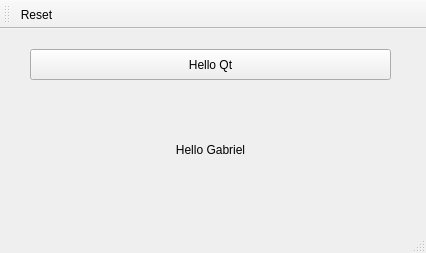
<?xml version="1.0" encoding="UTF-8"?>
<ui version="4.0">
 <class>MainWindow</class>
 <widget class="QMainWindow" name="MainWindow">
  <property name="geometry">
   <rect>
    <x>0</x>
    <y>0</y>
    <width>426</width>
    <height>253</height>
   </rect>
  </property>
  <property name="windowTitle">
   <string>MainWindow</string>
  </property>
  <widget class="QWidget" name="centralwidget">
   <widget class="QPushButton" name="hellopushButton">
    <property name="geometry">
     <rect>
      <x>30</x>
      <y>20</y>
      <width>361</width>
      <height>31</height>
     </rect>
    </property>
    <property name="text">
     <string>Hello Qt</string>
    </property>
   </widget>
   <widget class="QLabel" name="hellolabel">
    <property name="geometry">
     <rect>
      <x>10</x>
      <y>60</y>
      <width>401</width>
      <height>121</height>
     </rect>
    </property>
    <property name="text">
     <string>Hello Gabriel</string>
    </property>
    <property name="alignment">
     <set>Qt::AlignCenter</set>
    </property>
   </widget>
  </widget>
  <widget class="QMenuBar" name="menubar">
   <property name="geometry">
    <rect>
     <x>0</x>
     <y>0</y>
     <width>426</width>
     <height>21</height>
    </rect>
   </property>
  </widget>
  <widget class="QStatusBar" name="statusbar"/>
  <widget class="QToolBar" name="toolBar">
   <property name="windowTitle">
    <string>toolBar</string>
   </property>
   <attribute name="toolBarArea">
    <enum>TopToolBarArea</enum>
   </attribute>
   <attribute name="toolBarBreak">
    <bool>false</bool>
   </attribute>
   <addaction name="actionReset"/>
  </widget>
  <action name="actionReset">
   <property name="icon">
    <iconset>
     <normaloff>../Downloads/reset_128x128.png</normaloff>../Downloads/reset_128x128.png</iconset>
   </property>
   <property name="text">
    <string>Reset</string>
   </property>
   <property name="toolTip">
    <string>Reset</string>
   </property>
  </action>
 </widget>
 <resources/>
 <connections/>
</ui>
